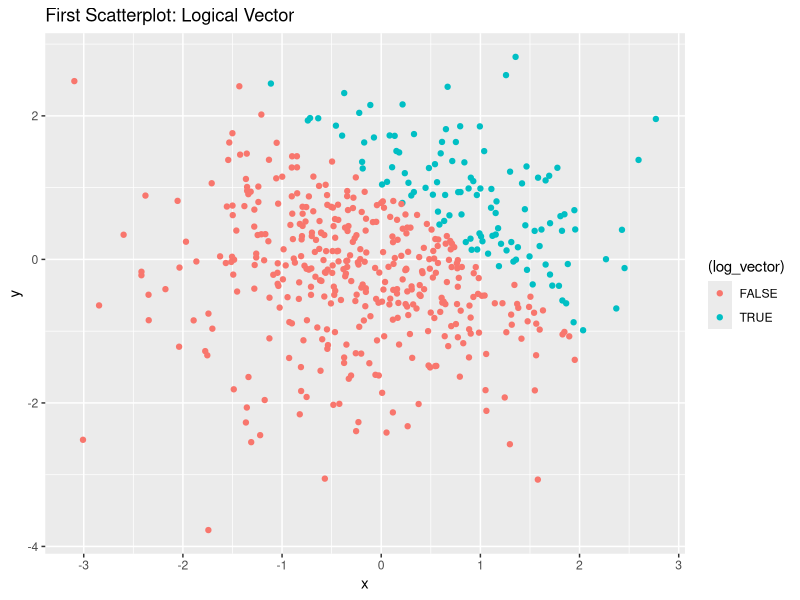
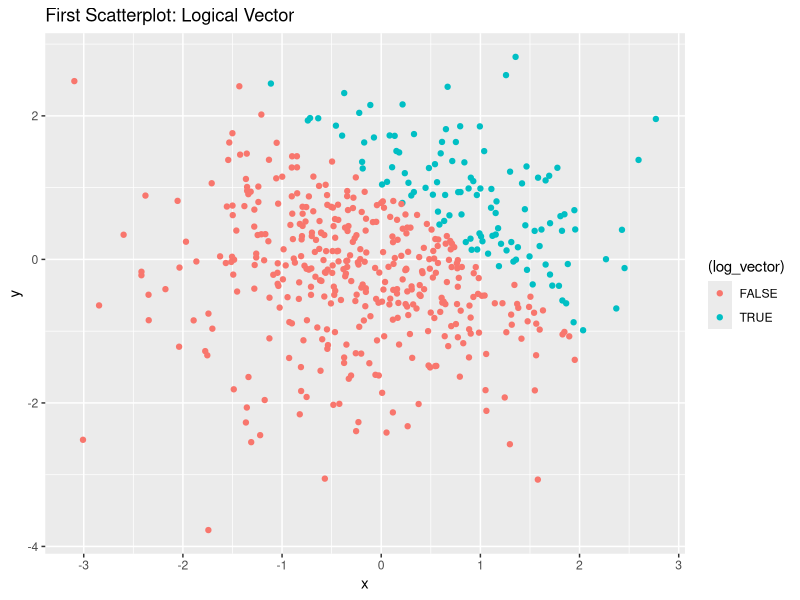

Here is the R script that generated these plots, in order:
## ---- chunk 1
library(tidyverse)
## ---- chunk 2

one_df = tibble(
  sample = rnorm(8),
  vec_logical = sample > 0,
  vec_character = c('a','b','c','d','e','f','g','h'),
  vec_factor = factor(c("big","med","small","big","med","small","big","small"))
)

## ---- chunk 3
mean(pull(one_df, sample))

mean(pull(one_df, vec_logical))

mean(pull(one_df, vec_character))

mean(pull(one_df,vec_factor))
## ---- chunk 4
log_num = as.numeric(pull(one_df,vec_logical))
product_num = log_num*pull(one_df, sample)

log_fact = as.factor(pull(one_df, vec_logical))
product_fact = log_fact*pull(one_df, sample) # ‘*’ not meaningful for factors. This makes sense since the factor vector did not yield a mean.#

fact_num = as.numeric(log_fact)
product_num_random = fact_num*pull(one_df, sample)

## ---- chunk 5
two_df = tibble(
  x = rnorm(500),
  y = rnorm(500),
  log_vector = x + y > 1,
  num_vector = as.numeric(log_vector),
  fact_vector = as.factor(log_vector),
)
  
## ---- chunk 6
nrow(two_df) # The nrow = 500. #
ncol(two_df) # The ncol = 5. #

mean(pull(two_df, x))
median(pull(two_df, x))
sd(pull(two_df, x))


## ---- chunk 7

scatterplot_one = ggplot(two_df, aes (x=x, y=y, color = (log_vector))) + geom_point()
print(scatterplot_one + ggtitle("First Scatterplot: Logical Vector"))
ggsave("two_df.pdf")

